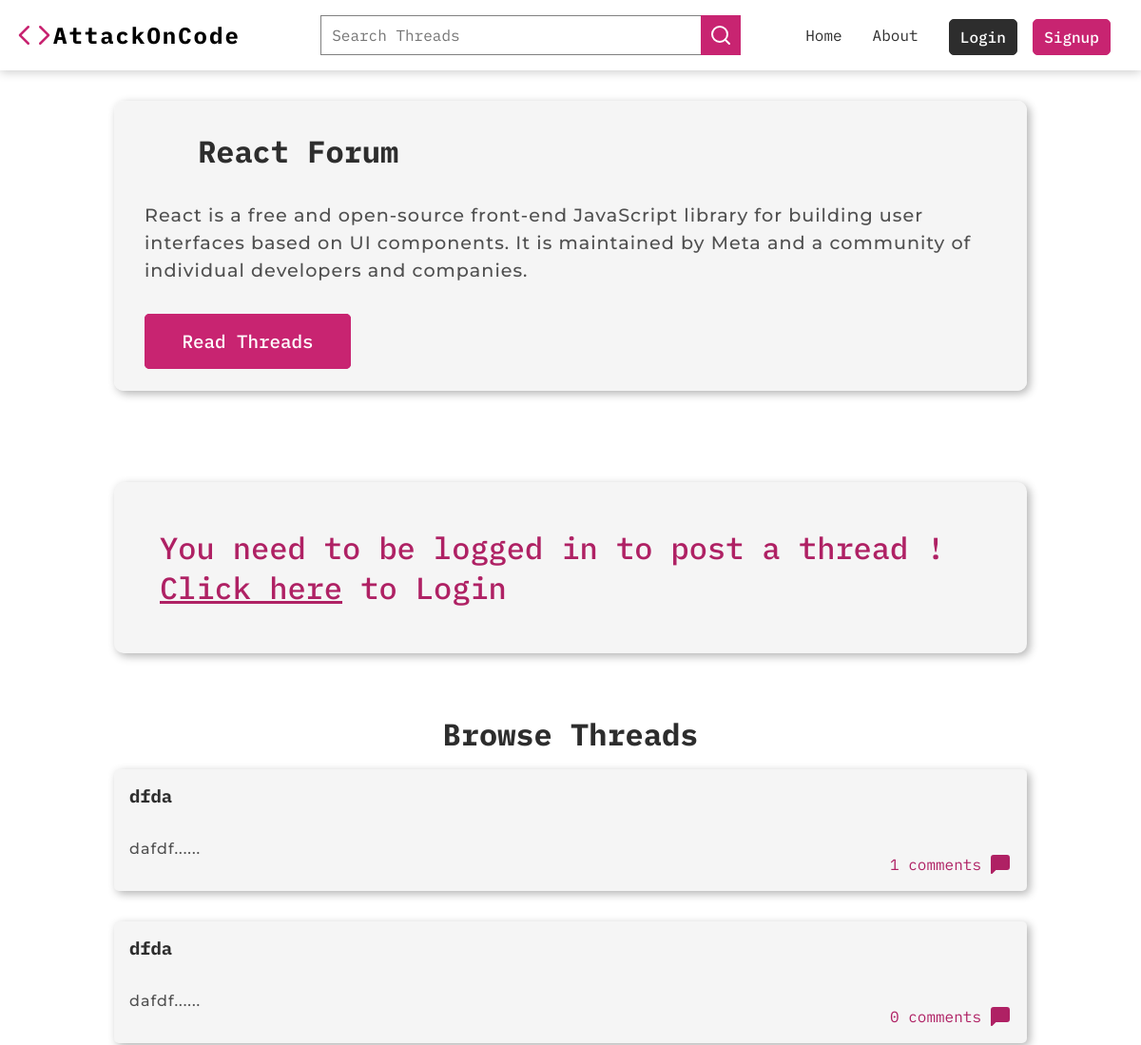
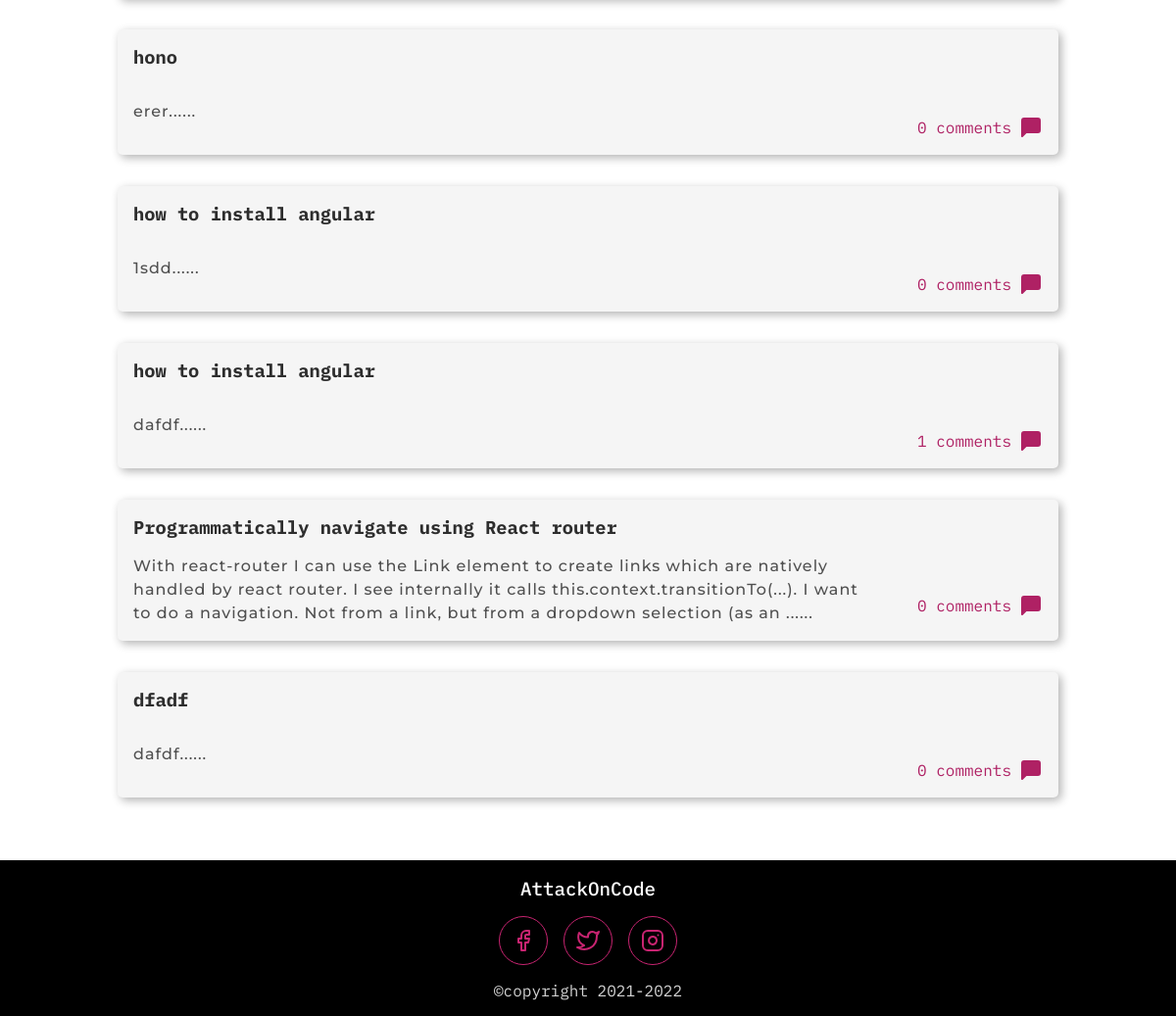
/thread-list.php?category_id=1, run on an earlier commit of the app's database (2 pictures, top to bottom).
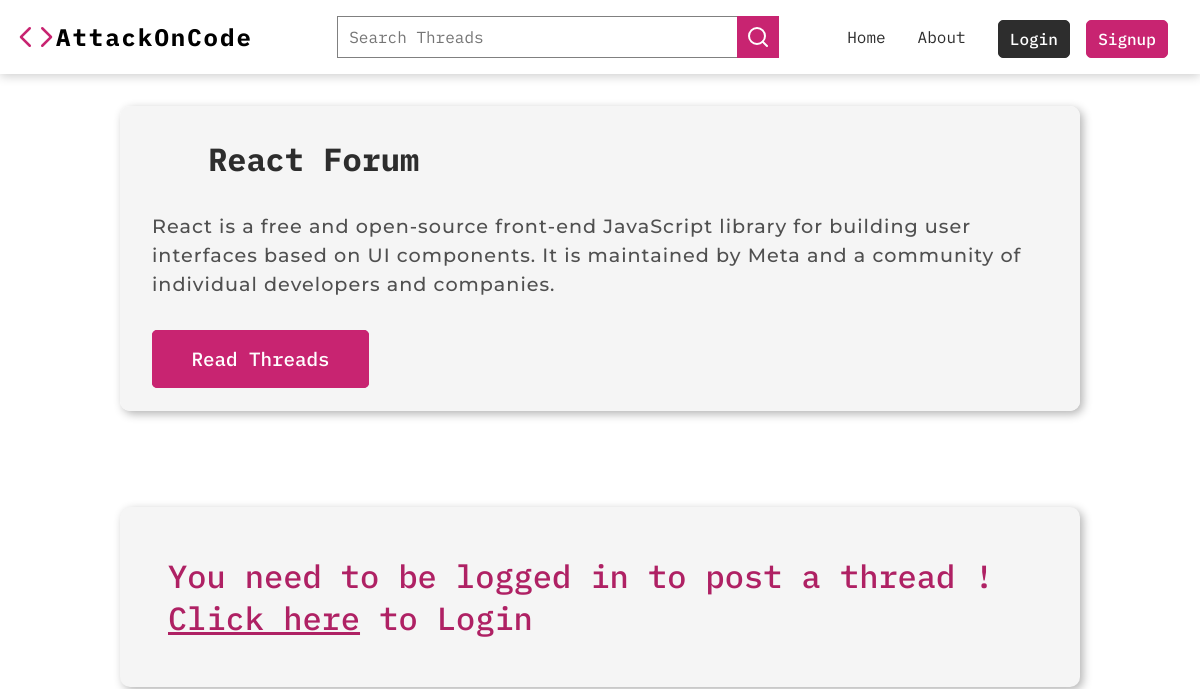
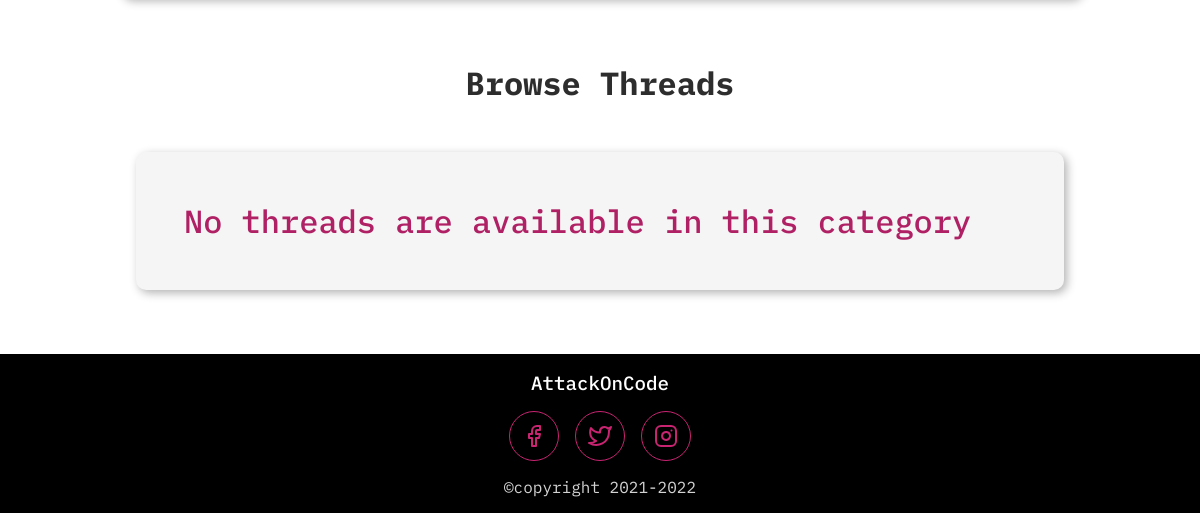
And on a later commit of the database (2 pictures, top to bottom).
### tables this page shows
CREATE TABLE `categories` (
  `category_id` int(11) NOT NULL,
  `category_name` varchar(255) NOT NULL,
  `category_description` text NOT NULL,
  `category_createdat` datetime NOT NULL DEFAULT current_timestamp()
);

CREATE TABLE `threads` (
  `thread_id` int(11) NOT NULL,
  `thread_title` varchar(255) NOT NULL,
  `thread_desc` text NOT NULL,
  `thread_code` text NOT NULL,
  `thread_cat_id` int(11) NOT NULL,
  `thread_user_id` int(11) NOT NULL,
  `timestamp` datetime NOT NULL DEFAULT current_timestamp()
);

### thread-list.php (the view, shortened to what this page needs)
<?php
    require "./partials/_connection.php";
    $category_id = $_GET['category_id'];
    $stmt =  $mysqli->prepare("SELECT * FROM `categories` WHERE category_id = ?");
    $stmt->bind_param("i", $category_id);
    $stmt->execute();
    $categoryFetchingResult = $stmt->get_result();
    $categoryFetchingArray = mysqli_fetch_assoc($categoryFetchingResult);
    $thread_title = $thread_description = $errorMsgTitle = $errorMsgDesc = $user_id = "";
    $stmt =  $mysqli->prepare("SELECT * FROM `threads` WHERE thread_cat_id = ?");
    $stmt->bind_param("i", $category_id);
    $stmt->execute();
    $threadsFetchingResult = $stmt->get_result();
    $threadsFetchingArray = mysqli_fetch_all($threadsFetchingResult, MYSQLI_ASSOC);
?>
<!DOCTYPE html>
<html lang="en">
<head>
    <link rel="stylesheet" href="./css/navbar.css">
    <link rel="stylesheet" href="./css/footer.css">
    <link rel="stylesheet" href="./css/thread-list.css">
</head>
<body>
    <?php include "./partials/_navbar.php" ?>
    <main class="thread-list-section">
        <div class="category-container">
            <div class="category">
                    <h2 class="category__heading">
                        <?php echo htmlspecialchars
                    ($categoryFetchingArray['category_name']) ?> Forum</h2>
                    <div class="category--padding">
                            <p class="category__description text"><?php echo htmlspecialchars($categoryFetchingArray['category_description']) ?></p>
                            <a class="category__btn" href="#threadlist">Read Threads</a>
                    </div>
            </div>
        </div>
        <?php if(isset($_SESSION['loggedin'])): ?>
        <section class="post-thread">
            <h2 class="post-thread-heading">Post a Thread</h2>
            <div class="post-thread-container">
                <form action="<?php echo htmlspecialchars($_SERVER['REQUEST_URI']) ?>" method="POST" class="post-thread-form">
                    <input type="text" name="thread_title" placeholder="Thread Title" class="thread-title" value="<?php echo htmlspecialchars($thread_title)?>">
                    <span class="mb-2"><?php echo htmlspecialchars($errorMsgTitle) ?></span>
                    <textarea name="thread_description" placeholder="Thread Description" class="thread-description" id="thread_description" cols="30" rows="10" value="<?php echo htmlspecialchars($thread_description)?>"></textarea>
                    <span class="mb-2"><?php echo htmlspecialchars($errorMsgDesc) ?></span>
                    <textarea style="margin-bottom: 2rem;" name="thread_code" placeholder="Paste code here" class="thread-code" id="thread_code" cols="30" rows="10" value="<?php echo htmlspecialchars($thread_description)?>"></textarea>
                    <input type="submit" value="Post Thread" name="postThread" class="post-thread-btn">
                </form>
            </div>
        </section>
        <?php else: ?>
        <section id="nothing">
            <div class="nothing-box">
                <p>You need to be logged in to post a thread ! <a style="text-decoration: underline; cursor: pointer;" href="login.php">Click here</a> to Login</p>
            </div>
        </section>
        <?php endif; ?>
        <section id="threadlist">
            <h2 class="threadlist-heading">Browse Threads</h2>
            <div class="threadlist-container">
                <?php if($threadsFetchingArray): ?>
                <?php foreach($threadsFetchingArray as $threads => $thread): ?>
                <?php
                    $thread_id = $thread['thread_id'];
                    $stmt =  $mysqli->prepare("SELECT COUNT(*) FROM `comments` WHERE thread_id = ?");
                    $stmt->bind_param("i", $thread_id);
                    $stmt->execute();
                    $countingCommentsResult = $stmt->get_result();
                    $commentCount = mysqli_fetch_array($countingCommentsResult);
                ?>
                <a class="thread" href="thread.php?thread_id=<?php echo htmlspecialchars($thread['thread_id']) ?>">
                    <h3 class="thread-heading"><?php echo htmlspecialchars($thread['thread_title']) ?></h3>
                    <div class="btn-info-container">
                        <p class="thread-desc text"><?php echo substr(htmlspecialchars($thread['thread_desc']), 0, 250) ?>......</p>
                        <div class="number-of-threads">
                            <span><?php echo htmlspecialchars($commentCount[0]); ?> comments</span>
                            <svg xmlns="http://www.w3.org/2000/svg" width="24" height="24" viewBox="0 0 24 24" fill="#af2164" stroke="currentColor" stroke-width="2" stroke-linecap="round" stroke-linejoin="round" class="feather feather-message-square"><path d="M21 15a2 2 0 0 1-2 2H7l-4 4V5a2 2 0 0 1 2-2h14a2 2 0 0 1 2 2z"></path></svg>
                        </div>
                    </div>
                </a>
                <?php endforeach; ?>
                <?php else: ?>
                    <section id="nothing">
                        <div class="nothing-box">
                            <p>No threads are available in this category</p>
                        </div>
                   </section>
                <?php endif;?>
            </div>
        </section>
    </main>
    <?php include "./partials/_footer.php" ?>
</body>
</html>

### partials/_navbar.php (shortened to what this page needs)
<div class="navbar-container">
    <nav class="navbar">
        <div class="navbar__brand">
            <a href="index.php" class="brand"> <span class="brand-text">AttackOnCode</span> </a>
        </div>
        <div class="navbar__dropdown-items">
            <form class="navbar__form" action="search-results.php" method="GET">
                <div class="navbar__search-container">
                    <input class="navbar__searchbar" name="searched-item" type="text" placeholder="Search Threads">
                    <div class="navbar__search-icon">
                        <svg xmlns="http://www.w3.org/2000/svg" width="24" height="24" viewBox="0 0 24 24" fill="none"
                            stroke="currentColor" stroke-width="2" stroke-linecap="round" stroke-linejoin="round"
                            class="feather feather-search">
                            <circle cx="11" cy="11" r="8"></circle>
                            <line x1="21" y1="21" x2="16.65" y2="16.65"></line>
                        </svg>
                    </div>
                </div>
            </form>
            <ul class="navbar__links">
                <li class="navbar__links--link"><a href="index.php"> Home </a></li>
                <li class="navbar__links--link"><a href="about.php"> About</a></li>
                <?php if(!isset($_SESSION['loggedin'])): ?>
                    <li class="navbar__links--link loginBtn"><a href="login.php"> Login</a></li>
                    <li class="navbar__links--link signupBtn"> <a href="signup.php"> Signup</a></li>
                <?php else: ?>
                    <li class="navbar__links--link"><a href="contact.php"> Contact</a></li>
                    <li class="navbar__links--link signupBtn"> <a href="logout.php"> Logout</a></li>
                <?php endif; ?>
            </ul>
        </div>
    </nav>
</div>

### partials/_footer.php (shortened to what this page needs)
<div class="footer-wrapper">
    <footer class="footer">
        <div class="footer__brand">
            AttackOnCode
        </div>
        <div class="footer__icons">
            <div class="icon">
            <svg xmlns="http://www.w3.org/2000/svg" width="24" height="24" viewBox="0 0 24 24" fill="none" stroke="currentColor" stroke-width="2" stroke-linecap="round" stroke-linejoin="round" class="feather feather-facebook"><path d="M18 2h-3a5 5 0 0 0-5 5v3H7v4h3v8h4v-8h3l1-4h-4V7a1 1 0 0 1 1-1h3z"></path></svg>
            </div>
            <div class="icon">
            </div>
            <div class="icon">
            </div>
        </div>
        <div class="footer__copyright">
            &copy;<?php echo "copyright 2021-" . date("Y") ?>
        </div>
    </footer>
</div>

### css/footer.css (style rules this page uses)
.footer-wrapper { width: 100%; margin-top: auto !important; background-color:var(--nav-brand); }
.footer { text-align: center; padding: 1rem; }
.footer__brand { font-size: 1.2rem; font-weight: 500; color: var(--nav-bg); }
.footer__icons { display: flex; justify-content: center; align-items: center; margin: 1rem 0; }
.icon { width: 50px; height: 50px; display: flex; justify-content: center; align-items: center; border-radius: 100%; -webkit-border-radius: 100%; -moz-border-radius: 100%; -ms-border-radius: 100%; -o-border-radius: 100%; border: 1px solid var(--red-1); color: var(--red-1); transition: color 200ms, background-color 200ms; -webkit-transition: color 200ms, background-color 200ms; -moz-transition: color 200ms, background-color 200ms; -ms-transition: color 200ms, background-color 200ms; -o-transition: color 200ms, background-color 200ms; cursor: pointer; }
.icon:not(:last-child) { margin-right: 1rem; }
.footer__copyright { color: var(--lightgray); }

### css/thread-list.css (style rules this page uses)
.category-container, .post-thread, #threadlist, #nothing { padding: 2rem 1rem; max-width: 992px; margin: 0 auto; }
body { background-color: var(--nav-bg); }
.category { margin-bottom: 2rem; border-radius: 10px; box-shadow: var(--bs); -webkit-border-radius: 10px; -moz-border-radius: 10px; -ms-border-radius: 10px; -o-border-radius: 10px; }
.category__heading { background-color: var(--card-bg); color: var(--black); border-top-left-radius: 10px; border-top-right-radius: 10px; padding: 2rem !important; display: flex; align-items: center; }
.category__description { margin-bottom: 3rem; color: var(--text); }
.category--padding { padding: 0 2rem 2.5rem 2rem; background-color: var(--card-bg); border-bottom-left-radius: 10px; border-bottom-right-radius: 10px; }
.category__btn { background-color: var(--red-1); font-weight: 500; color: var(--nav-bg); border-radius: 5px; border: 1px solid var(--red-1); padding: 0.8em 2em; font-size: 1.4rem; -webkit-border-radius: 5px; -moz-border-radius: 5px; -ms-border-radius: 5px; -o-border-radius: 5px; cursor: pointer; transition: color 100ms, background-color 200ms; -webkit-transition: color 100ms, background-color 200ms; -moz-transition: color 100ms, background-color 200ms; -ms-transition: color 100ms, background-color 200ms; -o-transition: color 100ms, background-color 200ms; }
@media screen and (min-width: 1100px) { .category__heading { font-size: 2rem; padding: 2rem; } }
@media screen and (min-width: 1100px) { .category__description { font-size: 1.2rem; } }
@media screen and (min-width: 1100px) { .category__btn { font-size: 1.2rem; } }
.nothing-box { padding: 2rem; font-size: 2rem; background-color: var(--card-bg); color: var(--red-2); font-weight: 500; border-radius: 10px; -webkit-border-radius: 10px; -moz-border-radius: 10px; -ms-border-radius: 10px; -o-border-radius: 10px; box-shadow: var(--bs); }
@media screen and (min-width: 1100px) { .nothing-box { padding: 3rem; } }
.threadlist-heading { text-align: center; color: var(--black); margin-bottom: 1rem; }
@media screen and (min-width: 1100px) { .threadlist-heading { font-size: 2rem; } }
.thread { display: block; background-color: var(--card-bg); color: var(--text); padding: 1rem; border-radius: 5px; -webkit-border-radius: 5px; -moz-border-radius: 5px; -ms-border-radius: 5px; -o-border-radius: 5px; margin-bottom: 2rem; transition: transform 200ms; -webkit-transition: transform 200ms; -moz-transition: transform 200ms; -ms-transition: transform 200ms; -o-transition: transform 200ms; cursor: pointer; box-shadow: var(--bs); word-wrap: break-word !important; }
.thread-heading { margin-bottom: 1rem; color: var(--black); }
.thread-desc { max-width: 750px; }
.number-of-threads, .likes { margin-top: 2rem; color: var(--red-2); display: flex; margin-left: 0.5rem; align-items: center; }
.number-of-threads svg { margin-left: 0.5rem; }
@media screen and (min-width: 640px) { .btn-info-container { display: flex; justify-content: space-between; align-items: center; } }

What changed in the data, as far as the page shows it:
removed threads: thread_title "dfda", thread_desc "dafdf", commentCount "1"
removed threads: thread_title "dfda", thread_desc "dafdf", commentCount "0"
removed threads: thread_title "hono", thread_desc "erer", commentCount "0"
removed threads: thread_title "how to install angular", thread_desc "1sdd", commentCount "0"
removed threads: thread_title "how to install angular", thread_desc "dafdf", commentCount "1"
removed threads: thread_title "Programmatically navigate using React router", thread_desc "With react-router I can use the Link element to create links which are natively handled by react router. I see internally it calls this.context.transitionTo(...). I want to do a navigation. Not from a link, but from a dropdown selection (as an", commentCount "0"
removed threads: thread_title "dfadf", thread_desc "dafdf", commentCount "0"
Also different on the page:
text now shown: "No threads are available in this category"
